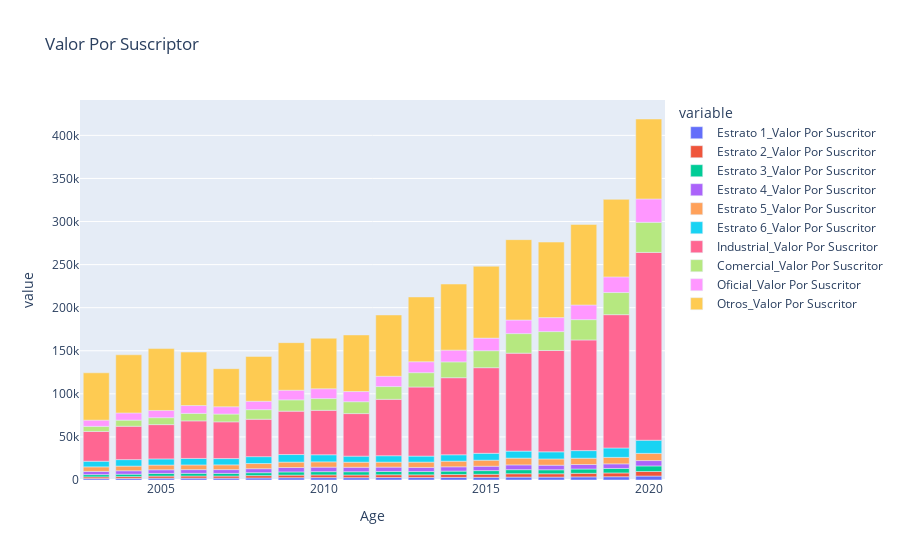

The cell this chart's notebook holds for it:
### Code cell
grafica_0= GraficoBarra(FinalM,ClasesValorPorSus,['Age'],"Valor Por Suscriptor",aggF=np.median)
grafica_0

### Figure 1 — Plotly figure (JSON) as saved in the notebook; plotly's stock layout.template omitted (floating-point values rounded to 4 significant figures)
{"data": [{"alignmentgroup": "True", "hovertemplate": "variable=Estrato 1_Valor Por Suscritor<br>Age=%{x}<br>value=%{y}<extra></extra>", "legendgroup": "Estrato 1_Valor Por Suscritor", "marker": {"color": "#636efa"}, "name": "Estrato 1_Valor Por Suscritor", "offsetgroup": "Estrato 1_Valor Por Suscritor", "orientation": "v", "showlegend": true, "textposition": "auto", "type": "bar", "x": [2003, 2004, 2005, 2006, 2007, 2008, 2009, 2010, 2011, 2012, 2013, 2014, 2015, 2016, 2017, 2018, 2019, 2020], "xaxis": "x", "y": [1642.0, 1794.0, 2104.0, 2134.0, 2110.0, 2349.0, 2633.0, 2778.0, 2696.0, 2857.0, 2830.0, 3010.0, 3093.0, 3377.0, 3372.0, 3626.0, 3789.0, 4587.0], "yaxis": "y"}, {"alignmentgroup": "True", "hovertemplate": "variable=Estrato 2_Valor Por Suscritor<br>Age=%{x}<br>value=%{y}<extra></extra>", "legendgroup": "Estrato 2_Valor Por Suscritor", "marker": {"color": "#EF553B"}, "name": "Estrato 2_Valor Por Suscritor", "offsetgroup": "Estrato 2_Valor Por Suscritor", "orientation": "v", "showlegend": true, "textposition": "auto", "type": "bar", "x": [2003, 2004, 2005, 2006, 2007, 2008, 2009, 2010, 2011, 2012, 2013, 2014, 2015, 2016, 2017, 2018, 2019, 2020], "xaxis": "x", "y": [1971.0, 2137.0, 2431.0, 2500.0, 2471.0, 2748.0, 3049.0, 3132.0, 3117.0, 3210.0, 3159.0, 3323.0, 3541.0, 3910.0, 3877.0, 4141.0, 4392.0, 5318.0], "yaxis": "y"}, {"alignmentgroup": "True", "hovertemplate": "variable=Estrato 3_Valor Por Suscritor<br>Age=%{x}<br>value=%{y}<extra></extra>", "legendgroup": "Estrato 3_Valor Por Suscritor", "marker": {"color": "#00cc96"}, "name": "Estrato 3_Valor Por Suscritor", "offsetgroup": "Estrato 3_Valor Por Suscritor", "orientation": "v", "showlegend": true, "textposition": "auto", "type": "bar", "x": [2003, 2004, 2005, 2006, 2007, 2008, 2009, 2010, 2011, 2012, 2013, 2014, 2015, 2016, 2017, 2018, 2019, 2020], "xaxis": "x", "y": [2616.0, 2823.0, 3097.0, 3135.0, 3111.0, 3388.0, 3682.0, 3768.0, 3799.0, 3856.0, 3821.0, 4002.0, 4262.0, 4701.0, 4629.0, 4974.0, 5211.0, 6423.0], "yaxis": "y"}, {"alignmentgroup": "True", "hovertemplate": "variable=Estrato 4_Valor Por Suscritor<br>Age=%{x}<br>value=%{y}<extra></extra>", "legendgroup": "Estrato 4_Valor Por Suscritor", "marker": {"color": "#ab63fa"}, "name": "Estrato 4_Valor Por Suscritor", "offsetgroup": "Estrato 4_Valor Por Suscritor", "orientation": "v", "showlegend": true, "textposition": "auto", "type": "bar", "x": [2003, 2004, 2005, 2006, 2007, 2008, 2009, 2010, 2011, 2012, 2013, 2014, 2015, 2016, 2017, 2018, 2019, 2020], "xaxis": "x", "y": [3714.0, 3953.0, 4249.0, 4279.0, 4380.0, 4630.0, 5129.0, 5221.0, 5157.0, 5032.0, 4795.0, 4969.0, 5093.0, 5539.0, 5327.0, 5225.0, 5350.0, 6225.0], "yaxis": "y"}, {"alignmentgroup": "True", "hovertemplate": "variable=Estrato 5_Valor Por Suscritor<br>Age=%{x}<br>value=%{y}<extra></extra>", "legendgroup": "Estrato 5_Valor Por Suscritor", "marker": {"color": "#FFA15A"}, "name": "Estrato 5_Valor Por Suscritor", "offsetgroup": "Estrato 5_Valor Por Suscritor", "orientation": "v", "showlegend": true, "textposition": "auto", "type": "bar", "x": [2003, 2004, 2005, 2006, 2007, 2008, 2009, 2010, 2011, 2012, 2013, 2014, 2015, 2016, 2017, 2018, 2019, 2020], "xaxis": "x", "y": [5321.0, 5444.0, 5486.0, 5418.0, 5494.0, 6008.0, 6287.0, 6167.0, 5910.0, 5802.0, 6170.0, 6534.0, 6989.0, 7870.0, 7217.0, 7335.0, 7540.0, 8338.0], "yaxis": "y"}, {"alignmentgroup": "True", "hovertemplate": "variable=Estrato 6_Valor Por Suscritor<br>Age=%{x}<br>value=%{y}<extra></extra>", "legendgroup": "Estrato 6_Valor Por Suscritor", "marker": {"color": "#19d3f3"}, "name": "Estrato 6_Valor Por Suscritor", "offsetgroup": "Estrato 6_Valor Por Suscritor", "orientation": "v", "showlegend": true, "textposition": "auto", "type": "bar", "x": [2003, 2004, 2005, 2006, 2007, 2008, 2009, 2010, 2011, 2012, 2013, 2014, 2015, 2016, 2017, 2018, 2019, 2020], "xaxis": "x", "y": [6509.0, 7523.0, 7094.0, 7542.0, 7295.0, 8000.0, 8747.0, 8231.0, 6997.0, 7428.0, 6983.0, 7440.0, 8029.0, 8150.0, 8279.0, 8796.0, 10890.0, 15270.0], "yaxis": "y"}, {"alignmentgroup": "True", "hovertemplate": "variable=Industrial_Valor Por Suscritor<br>Age=%{x}<br>value=%{y}<extra></extra>", "legendgroup": "Industrial_Valor Por Suscritor", "marker": {"color": "#FF6692"}, "name": "Industrial_Valor Por Suscritor", "offsetgroup": "Industrial_Valor Por Suscritor", "orientation": "v", "showlegend": true, "textposition": "auto", "type": "bar", "x": [2003, 2004, 2005, 2006, 2007, 2008, 2009, 2010, 2011, 2012, 2013, 2014, 2015, 2016, 2017, 2018, 2019, 2020], "xaxis": "x", "y": [34590.0, 38730.0, 39830.0, 43610.0, 42650.0, 43420.0, 50400.0, 51550.0, 49400.0, 65460.0, 80170.0, 89450.0, 99330.0, 113700.0, 117600.0, 128400.0, 154700.0, 218000.0], "yaxis": "y"}, {"alignmentgroup": "True", "hovertemplate": "variable=Comercial_Valor Por Suscritor<br>Age=%{x}<br>value=%{y}<extra></extra>", "legendgroup": "Comercial_Valor Por Suscritor", "marker": {"color": "#B6E880"}, "name": "Comercial_Valor Por Suscritor", "offsetgroup": "Comercial_Valor Por Suscritor", "orientation": "v", "showlegend": true, "textposition": "auto", "type": "bar", "x": [2003, 2004, 2005, 2006, 2007, 2008, 2009, 2010, 2011, 2012, 2013, 2014, 2015, 2016, 2017, 2018, 2019, 2020], "xaxis": "x", "y": [5906.0, 7100.0, 8041.0, 8675.0, 9048.0, 11110.0, 13100.0, 13660.0, 13790.0, 14800.0, 16650.0, 18350.0, 19730.0, 22710.0, 21940.0, 23600.0, 25690.0, 34910.0], "yaxis": "y"}, {"alignmentgroup": "True", "hovertemplate": "variable=Oficial_Valor Por Suscritor<br>Age=%{x}<br>value=%{y}<extra></extra>", "legendgroup": "Oficial_Valor Por Suscritor", "marker": {"color": "#FF97FF"}, "name": "Oficial_Valor Por Suscritor", "offsetgroup": "Oficial_Valor Por Suscritor", "orientation": "v", "showlegend": true, "textposition": "auto", "type": "bar", "x": [2003, 2004, 2005, 2006, 2007, 2008, 2009, 2010, 2011, 2012, 2013, 2014, 2015, 2016, 2017, 2018, 2019, 2020], "xaxis": "x", "y": [7190.0, 8305.0, 8359.0, 9151.0, 8453.0, 9755.0, 11150.0, 11380.0, 11830.0, 11930.0, 12690.0, 13660.0, 14610.0, 15740.0, 16220.0, 16990.0, 18160.0, 27120.0], "yaxis": "y"}, {"alignmentgroup": "True", "hovertemplate": "variable=Otros_Valor Por Suscritor<br>Age=%{x}<br>value=%{y}<extra></extra>", "legendgroup": "Otros_Valor Por Suscritor", "marker": {"color": "#FECB52"}, "name": "Otros_Valor Por Suscritor", "offsetgroup": "Otros_Valor Por Suscritor", "orientation": "v", "showlegend": true, "textposition": "auto", "type": "bar", "x": [2003, 2004, 2005, 2006, 2007, 2008, 2009, 2010, 2011, 2012, 2013, 2014, 2015, 2016, 2017, 2018, 2019, 2020], "xaxis": "x", "y": [54930.0, 67520.0, 71860.0, 62050.0, 44190.0, 52040.0, 55220.0, 58650.0, 65650.0, 71158, 75160.0, 76720.0, 83380.0, 93290.0, 87710.0, 93500.0, 90000.0, 92820.0], "yaxis": "y"}], "layout": {"barmode": "relative", "legend": {"title": {"text": "variable"}, "tracegroupgap": 0}, "title": {"text": "Valor Por Suscriptor"}, "xaxis": {"anchor": "y", "domain": [0, 1], "title": {"text": "Age"}}, "yaxis": {"anchor": "x", "domain": [0, 1], "title": {"text": "value"}}}}
